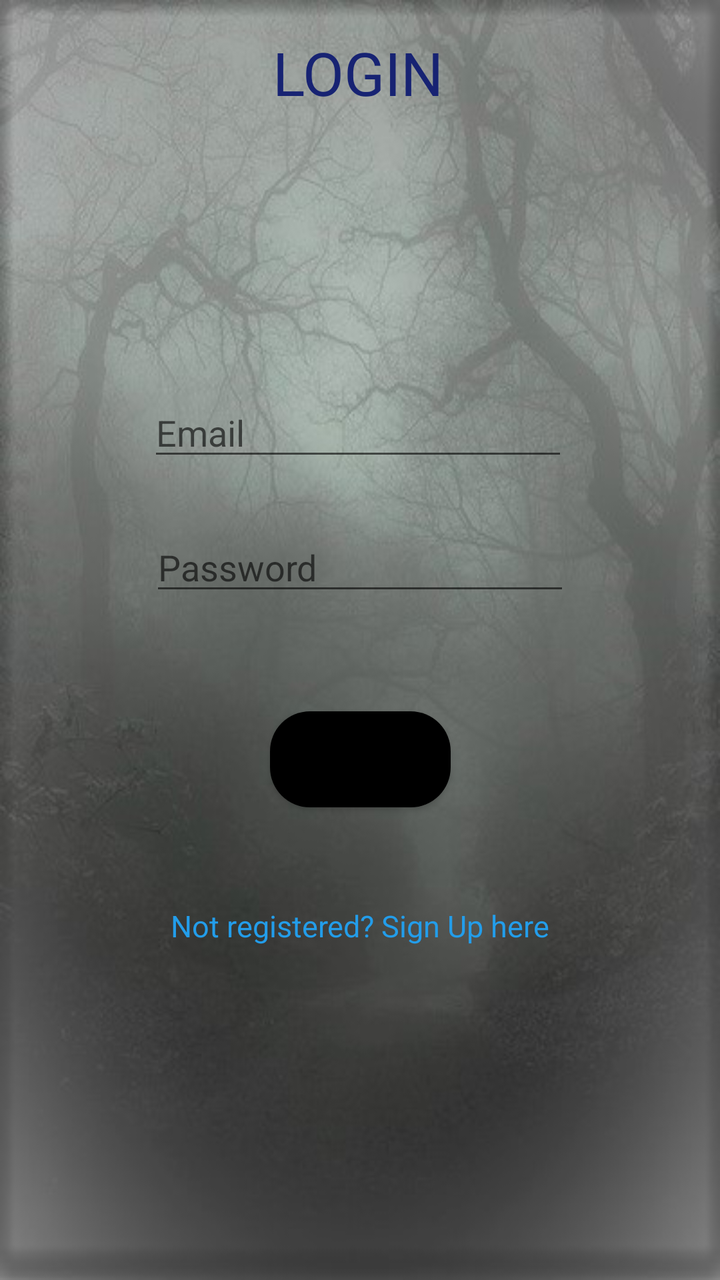
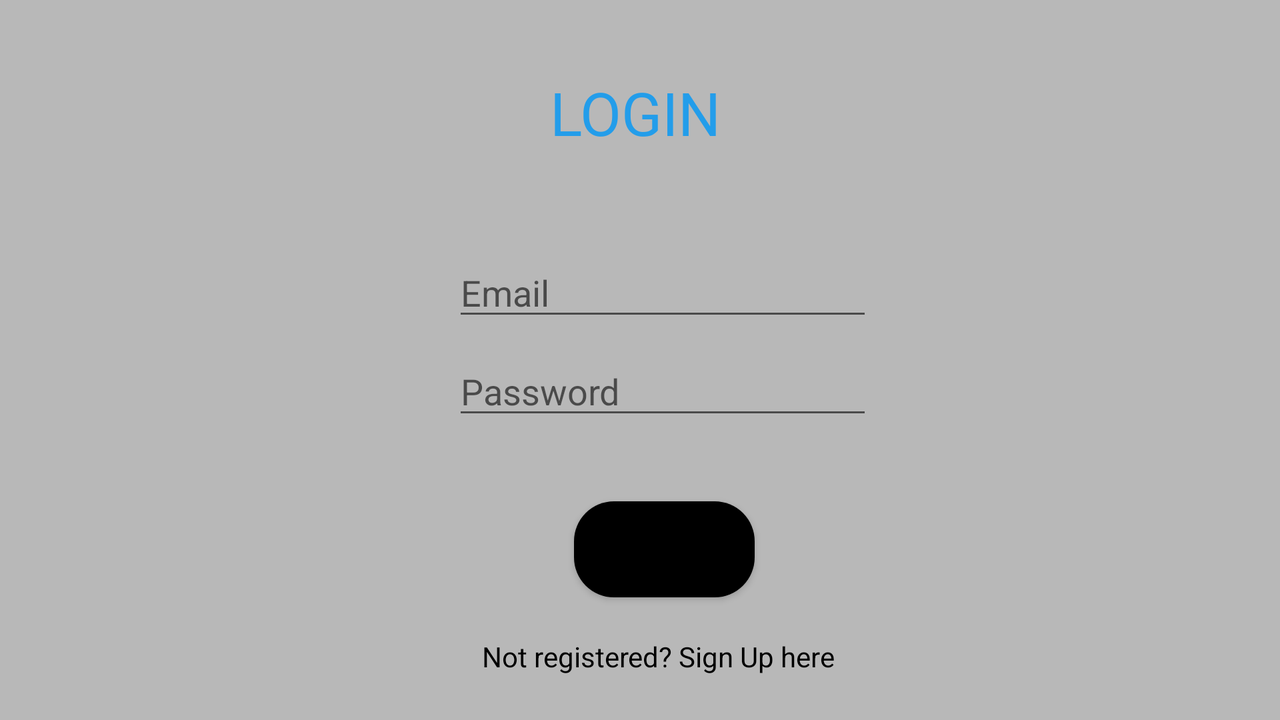

Two renders of one Android screen. The first uses the default layout on a phone; the second uses the alternative layout the repository ships for a different screen configuration, on a matching device. The two XML files are below.
<!-- AndroidManifest.xml: application theme Theme.WonderWeather -->
<!-- res/layout/activity_login.xml -->
<?xml version="1.0" encoding="utf-8"?>
<androidx.constraintlayout.widget.ConstraintLayout xmlns:android="http://schemas.android.com/apk/res/android"
    xmlns:app="http://schemas.android.com/apk/res-auto"
    xmlns:tools="http://schemas.android.com/tools"
    android:layout_width="match_parent"
    android:layout_height="match_parent"
    tools:context=".LoginActivity"
    android:background="@drawable/hi2">

    <EditText
        android:textColor="@color/black"
        android:id="@+id/editText"
        android:layout_width="wrap_content"
        android:layout_height="wrap_content"
        android:layout_marginStart="84dp"
        android:layout_marginLeft="84dp"
        android:layout_marginTop="152dp"
        android:layout_marginEnd="85dp"
        android:layout_marginRight="85dp"
        android:layout_marginBottom="313dp"
        android:ems="10"
        android:hint="Email"
        android:inputType="textEmailAddress"
        app:layout_constraintBottom_toBottomOf="parent"
        app:layout_constraintEnd_toEndOf="parent"
        app:layout_constraintHorizontal_bias="0.531"
        app:layout_constraintStart_toStartOf="parent"
        app:layout_constraintTop_toTopOf="parent"
        app:layout_constraintVertical_bias="0.315" />

    <EditText
        android:textColor="@color/black"
        android:id="@+id/editText2"
        android:layout_width="wrap_content"
        android:layout_height="wrap_content"
        android:layout_marginBottom="8dp"
        android:layout_marginEnd="85dp"
        android:layout_marginStart="85dp"
        android:layout_marginTop="8dp"
        android:ems="10"
        android:hint="Password"
        android:inputType="textPassword"
        app:layout_constraintBottom_toBottomOf="parent"
        app:layout_constraintEnd_toEndOf="parent"
        app:layout_constraintStart_toStartOf="parent"
        app:layout_constraintTop_toBottomOf="@+id/editText"
        app:layout_constraintVertical_bias="0.052" />

    <TextView
        android:id="@+id/textView"
        android:layout_width="wrap_content"
        android:layout_height="wrap_content"
        android:layout_marginStart="163dp"
        android:layout_marginTop="49dp"
        android:layout_marginEnd="163dp"
        android:text="Not registered? Sign Up here"
        android:textColor="@color/blue"
        android:textSize="15sp"
        app:layout_constraintEnd_toEndOf="parent"
        app:layout_constraintStart_toStartOf="parent"
        app:layout_constraintTop_toBottomOf="@+id/button2" />

    <Button
        android:id="@+id/button2"
        android:layout_width="wrap_content"
        android:layout_height="wrap_content"
        android:layout_marginStart="8dp"
        android:layout_marginTop="53dp"
        android:layout_marginEnd="8dp"
        android:layout_marginBottom="92dp"
        android:background="@drawable/custom_button"
        android:text="Sign In"
        app:layout_constraintBottom_toTopOf="@+id/textView"
        app:layout_constraintEnd_toEndOf="parent"
        app:layout_constraintStart_toStartOf="parent"
        app:layout_constraintTop_toBottomOf="@+id/editText2" />

    <TextView
        android:id="@+id/textView7"
        android:layout_width="wrap_content"
        android:layout_height="wrap_content"
        android:layout_marginTop="16dp"
        android:fontFamily="@font/acme"
        android:text="LOGIN"
        android:textColor="@color/myblue"
        android:textSize="30sp"
        app:layout_constraintEnd_toEndOf="parent"
        app:layout_constraintHorizontal_bias="0.497"
        app:layout_constraintStart_toStartOf="parent"
        app:layout_constraintTop_toTopOf="parent" />

    <ImageView
        android:id="@+id/imageView"
        android:layout_width="137dp"
        android:layout_height="105dp"
        android:layout_marginTop="64dp"
        android:scrollbarSize="0.1dp"
        app:layout_constraintEnd_toEndOf="parent"
        app:layout_constraintStart_toStartOf="parent"
        app:layout_constraintTop_toTopOf="parent"
        app:srcCompat="@drawable/clipart" />

</androidx.constraintlayout.widget.ConstraintLayout>
<!-- resources referenced by this layout -->
<resources>
  <color name="black">#FF000000</color>
  <color name="blue">#239DEA</color>
  <color name="myblue">#172373</color>
  <!-- drawable custom_button (drawable) -->
  <?xml version="1.0" encoding="utf-8"?>
  <shape xmlns:android="http://schemas.android.com/apk/res/android" android:shape="rectangle">
     <solid android:color="#239DEA"></solid>
      <corners android:radius="20dp"></corners>
  </shape>
  <!-- drawable hi2: jpg bitmap (drawable, 59175 bytes) -->
  <style name="Theme.WonderWeather" parent="Theme.MaterialComponents.DayNight.NoActionBar">
          
          <item name="colorPrimary">@color/black</item>
          <item name="colorPrimaryVariant">@color/black</item>
          <item name="colorOnPrimary">@color/black</item>
          
          <item name="colorSecondary">@color/black</item>
          <item name="colorSecondaryVariant">@color/black</item>
          <item name="colorOnSecondary">@color/black</item>
          
          <item name="android:statusBarColor" tools:targetApi="l">?attr/colorPrimaryVariant</item>
          
      </style>
</resources>
<!-- res/layout-land/activity_login.xml (the repository's variant of the layout above) -->
<!-- drawn on the phone turned sideways -->
<?xml version="1.0" encoding="utf-8"?>
<androidx.constraintlayout.widget.ConstraintLayout xmlns:android="http://schemas.android.com/apk/res/android"
    xmlns:app="http://schemas.android.com/apk/res-auto"
    xmlns:tools="http://schemas.android.com/tools"
    android:layout_width="match_parent"
    android:layout_height="match_parent"
    tools:context=".LoginActivity"
    android:background="@color/grey">

    <EditText
        android:id="@+id/editText"
        android:layout_width="wrap_content"
        android:layout_height="wrap_content"
        android:layout_marginStart="84dp"
        android:layout_marginLeft="84dp"
        android:layout_marginTop="124dp"
        android:layout_marginEnd="85dp"
        android:layout_marginRight="85dp"
        android:ems="10"
        android:hint="Email"
        android:inputType="textEmailAddress"
        android:textColor="@color/black"
        app:layout_constraintEnd_toEndOf="parent"
        app:layout_constraintHorizontal_bias="0.545"
        app:layout_constraintStart_toStartOf="parent"
        app:layout_constraintTop_toTopOf="parent" />

    <EditText
        android:id="@+id/editText2"
        android:layout_width="wrap_content"
        android:layout_height="wrap_content"
        android:layout_marginStart="85dp"
        android:layout_marginTop="8dp"
        android:layout_marginEnd="85dp"
        android:layout_marginBottom="36dp"
        android:ems="10"
        android:hint="Password"
        android:inputType="textPassword"
        android:textColor="@color/black"
        app:layout_constraintBottom_toTopOf="@+id/button2"
        app:layout_constraintEnd_toEndOf="parent"
        app:layout_constraintHorizontal_bias="0.544"
        app:layout_constraintStart_toStartOf="parent"
        app:layout_constraintTop_toBottomOf="@+id/editText" />

    <TextView
        android:id="@+id/textView"
        android:layout_width="wrap_content"
        android:layout_height="wrap_content"
        android:layout_marginStart="163dp"
        android:layout_marginTop="20dp"
        android:layout_marginEnd="163dp"
        android:text="Not registered? Sign Up here"
        android:textColor="@color/black"
        app:layout_constraintEnd_toEndOf="parent"
        app:layout_constraintHorizontal_bias="0.566"
        app:layout_constraintStart_toStartOf="parent"
        app:layout_constraintTop_toBottomOf="@+id/button2" />

    <Button
        android:id="@+id/button2"
        android:layout_width="wrap_content"
        android:layout_height="wrap_content"
        android:layout_marginStart="8dp"
        android:layout_marginTop="36dp"
        android:layout_marginEnd="8dp"
        android:background="@drawable/custom_button"
        android:text="Sign In"
        app:layout_constraintEnd_toEndOf="parent"
        app:layout_constraintHorizontal_bias="0.523"
        app:layout_constraintStart_toStartOf="parent"
        app:layout_constraintTop_toBottomOf="@+id/editText2" />

    <TextView
        android:id="@+id/textView7"
        android:layout_width="wrap_content"
        android:layout_height="wrap_content"
        android:layout_marginTop="36dp"
        android:fontFamily="@font/acme"
        android:text="LOGIN"
        android:textColor="@color/blue"
        android:textSize="30sp"
        app:layout_constraintEnd_toEndOf="parent"
        app:layout_constraintHorizontal_bias="0.496"
        app:layout_constraintStart_toStartOf="parent"
        app:layout_constraintTop_toTopOf="parent" />

    <ImageView
        android:id="@+id/imageView"
        android:layout_width="137dp"
        android:layout_height="105dp"
        android:scrollbarSize="0.1dp"
        app:layout_constraintBottom_toTopOf="@+id/button2"
        app:layout_constraintEnd_toEndOf="parent"
        app:layout_constraintHorizontal_bias="0.235"
        app:layout_constraintStart_toStartOf="parent"
        app:layout_constraintTop_toBottomOf="@+id/textView7"
        app:layout_constraintVertical_bias="0.544"
        app:srcCompat="@drawable/clipart" />

</androidx.constraintlayout.widget.ConstraintLayout>
<!-- resources referenced by the variant -->
<!-- as the phone turned sideways resolves them -->
<resources>
  <color name="black">#FF000000</color>
  <color name="blue">#239DEA</color>
  <color name="grey">#B8B8B8</color>
  <!-- drawable custom_button (drawable) -->
  <?xml version="1.0" encoding="utf-8"?>
  <shape xmlns:android="http://schemas.android.com/apk/res/android" android:shape="rectangle">
     <solid android:color="#239DEA"></solid>
      <corners android:radius="20dp"></corners>
  </shape>
  <style name="Theme.WonderWeather" parent="Theme.MaterialComponents.DayNight.NoActionBar">
          
          <item name="colorPrimary">@color/black</item>
          <item name="colorPrimaryVariant">@color/black</item>
          <item name="colorOnPrimary">@color/black</item>
          
          <item name="colorSecondary">@color/black</item>
          <item name="colorSecondaryVariant">@color/black</item>
          <item name="colorOnSecondary">@color/black</item>
          
          <item name="android:statusBarColor" tools:targetApi="l">?attr/colorPrimaryVariant</item>
          
      </style>
</resources>
